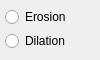
<?xml version="1.0" encoding="UTF-8"?>
<ui version="4.0">
 <class>CVErodeAndDilateEmbeddedWidget</class>
 <widget class="QWidget" name="CVErodeAndDilateEmbeddedWidget">
  <property name="geometry">
   <rect>
    <x>0</x>
    <y>0</y>
    <width>100</width>
    <height>60</height>
   </rect>
  </property>
  <property name="windowTitle">
   <string>Form</string>
  </property>
  <layout class="QVBoxLayout" name="verticalLayout">
   <property name="spacing">
    <number>2</number>
   </property>
   <property name="leftMargin">
    <number>5</number>
   </property>
   <property name="topMargin">
    <number>5</number>
   </property>
   <property name="rightMargin">
    <number>5</number>
   </property>
   <property name="bottomMargin">
    <number>5</number>
   </property>
   <item>
    <widget class="QRadioButton" name="mpErodeRadioButton">
     <property name="text">
      <string>Erosion</string>
     </property>
    </widget>
   </item>
   <item>
    <widget class="QRadioButton" name="mpDilateRadioButton">
     <property name="text">
      <string>Dilation</string>
     </property>
    </widget>
   </item>
  </layout>
 </widget>
 <resources/>
 <connections/>
</ui>
